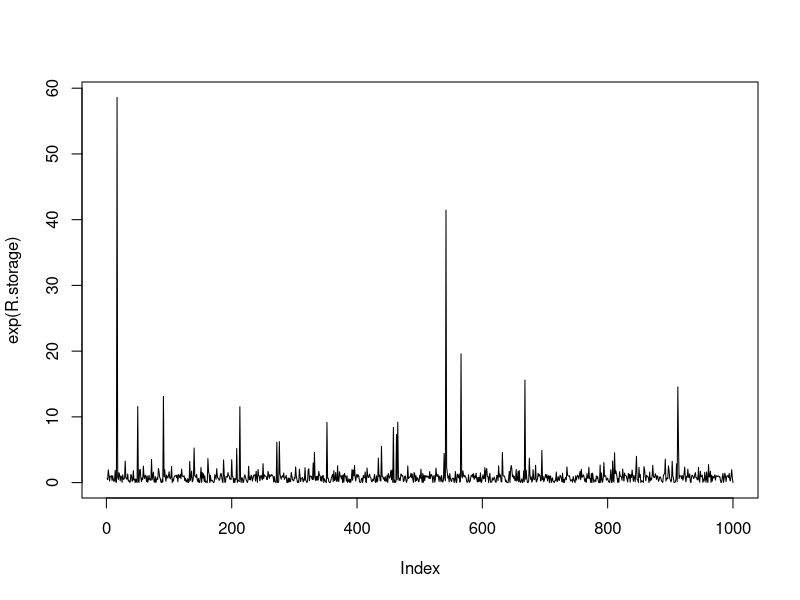

The R script that drew this image:
# Metropolis-Hastings and Gibbs
# 

# Metropolis-Hasting Step for the Normal Mean:
# set seed
set.seed(12345,sample.kind="Rounding")

# Number of samples to take
n <- 100

# sample from the normal
# with mean 2 and sd 2
y <- rnorm(n,2,2)

# Vague priors for models
mu0 <- 0; tau0 <- 10^{-4}
a <- .01 ; b <- .01

# Set number of iterations
iter <- 10^3

# Set up storage for our params
R.storage <- mu.storage <- tau.storage <- numeric(iter)

# Initialize Mu and Tau
mu <- mean(y)
tau <- sd(y)

# Decide on a width of the proposal distribution
delta <- .3

for(iter in 1:iter){
  # Propose a new value:
  mu.new <- rnorm(1, mu, sd=delta)
  
  # Evaluate the log of the acceptance ratio
  logR <- sum(dnorm(y, mu.new, 1/sqrt(tau), log = T)) -
          sum(dnorm(y, mu,     1/sqrt(tau), log = T)) +
          dnorm(mu.new, mu0, 1/sqrt(tau0), log = T) - 
          dnorm(mu,     mu0, 1/sqrt(tau0), log = T)
  
  # Accept with probability min(R,1)
  # draw U from unif(0,1) and accept if logU < logR
  
  logU <- log(runif(1,0,1))
  if(logU < logR){mu <- mu.new}
  
  # Step for Tau
  tau <- rgamma(1, a + n/2, b + .5*sum((y-mu)^2))
  
  # update the monitors
  mu.storage[iter] <- mu
  tau.storage[iter] <- tau
  R.storage[iter] <- logR
}
# par(mfrow=c(2,1))
# plot(mu.storage, ty="l",ylab=expression(mu))
# plot(1/sqrt(tau.storage), ty='l', ylab='sd')

plot(exp(R.storage), type = "l")